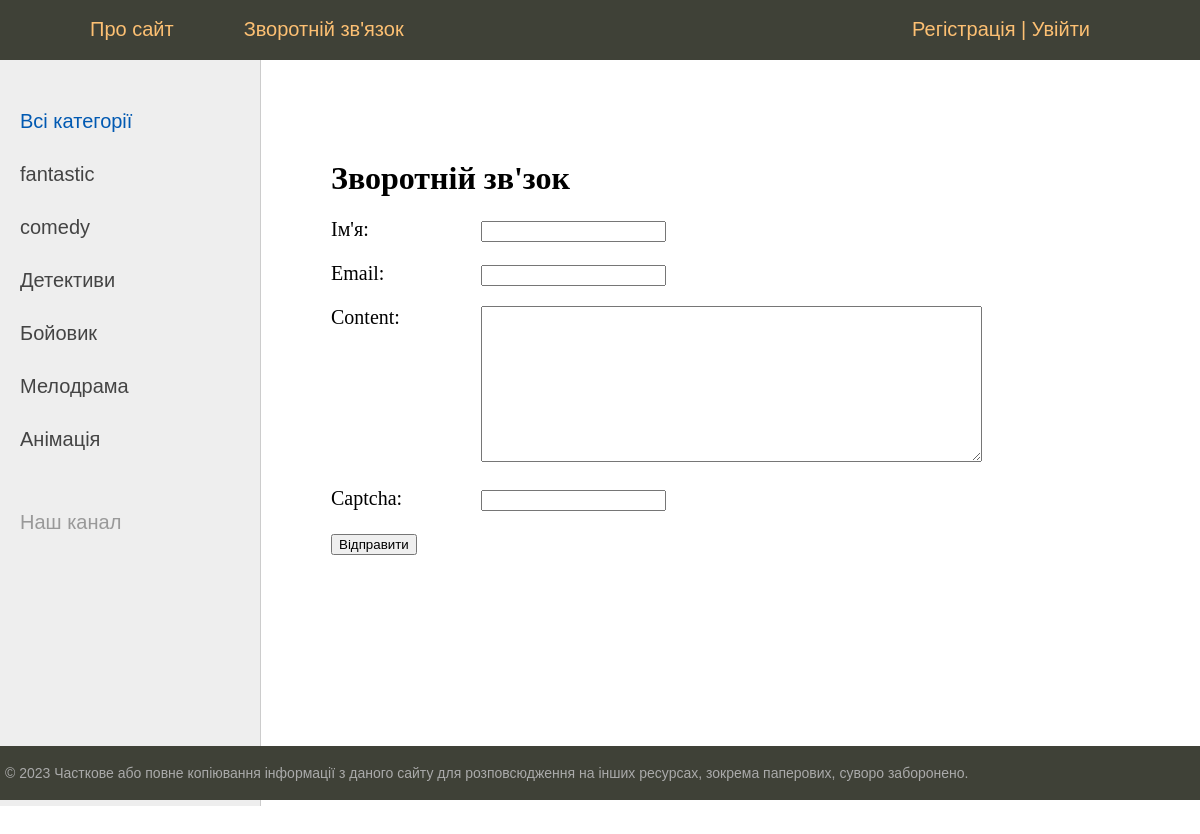
Page /contact/ on the committed database.
### movies/models.py (models this page shows, shortened)
class Category(models.Model):
    name = models.CharField(max_length=100, db_index=True)
    slug = models.SlugField(max_length=255, unique=True, null=True, db_index=True, verbose_name="URL")
    def get_absolute_url(self):
        return reverse('category', kwargs={'cat_slug': self.slug})
    class Meta:
        verbose_name = 'Категорія'
        verbose_name_plural = 'Категорії'
        ordering = ['id']

### movies/views.py (the view, shortened to what this page needs)
# urls.py: path('contact/', ContactFormView.as_view(), name='contact'),
class ContactFormView(DataMixin, FormView):
    form_class = ContactForm
    template_name = 'movies/contact.html'
    success_url = reverse_lazy('home')
    def get_context_data(self, *, object_list=None, **kwargs):
        context = super().get_context_data(**kwargs)
        c_def = self.get_user_context(title='Зворотній зв\'зок')
        context = dict(list(context.items()) + list(c_def.items()))
        return context

### movies/forms.py
class ContactForm(forms.Form):
    name = forms.CharField(label='Ім\'я', max_length=255)
    email = forms.EmailField(label='Email')
    content = forms.CharField(widget=forms.Textarea(attrs={'cols': 60, 'rows': 10}))
    captcha = CaptchaField()

### movies/utils.py (called while the page is built)
    def get_user_context(self, **kwargs):
        context = kwargs
        cats = cache.get('cats')
        if not cats:
            cats = Category.objects.all()
            cache.set('cats', cats, 60)
        user_menu = menu.copy()
        if not self.request.user.is_authenticated:
            user_menu.pop(1)
        context['menu'] = user_menu
        context['cats'] = cats
        if 'cat_selected' not in context:
            context['cat_selected'] = 0
        return context

### movies/Templates/movies/contact.html (shortened to what this page needs)
{% extends 'movies/base.html' %}
{% block content %}
<h1>{{title}}</h1>
<form method="post">
{% for f in form %}
<p><label class="form-label" for="{{ f.id_for_label }}">{{f.label}}: </label>{{ f }}</p>
{% endfor %}
    <button type="submit">Відправити</button>
</form>
{% endblock %}

### movies/Templates/movies/base.html (shortened to what this page needs)
<!DOCTYPE html>
{% load static %}
{% load cache %}
<html>
<head>
	<link type="text/css" href="{% static 'movies/css/styles.css' %}" rel="stylesheet" />
</head>
<body>
<table class="table-page" border=0 cellpadding="0" cellspacing="0">
<tr><td valign=top>
{% block mainmenu %}
		<div class="header">
			<ul id="mainmenu" class="mainmenu">
			<li class="logo"><a href="/"><div class="logo"></div></a></li>
{% for m in menu %}
				<li><a href="{% url m.url_name %}">{{m.title}}</a></li>
	{% endfor %}
				<li class="last">
				{% if request.user.is_authenticated %}
					<li class="last"> {{user.username}} | <a href="{% url 'logout' %}">Вийти</a></li>
					{% else %}
				<li class="last"><a href="{% url 'register' %}">Регістрація</a> | <a href="{% url 'login' %}">Увійти</a></li>
					{% endif %}
				</li>
			</ul>
		</div>
{% endblock mainmenu %}
<table class="table-content" border=0 cellpadding="0" cellspacing="0">
<tr>
	<td valign="top" class="left-chapters">
	<ul id="leftchapters">
		{% cache 60 sidebar %}
{% if cat_selected == 0 %}
		<li class="selected">Всі категорії</li>
{% else %}
		<li><a href="{% url 'home' %}">Всі категорії</a></li>
{% endif %}
		{% endcache %}
{% for c in cats %}
		{% if c.pk == cat_selected %}
			<li class="selected">{{c.name}}</li>
		{% else %}
			<li><a href="{{ c.get_absolute_url }}">{{c.name}}</a></li>
		{% endif %}
{% endfor %}
		<li class="share">
		<p>Наш канал</p>
		<a class="share-yt" href="https://www.youtube.com/watch?v=Gxkpidxz4-c" target="_blank" rel="nofollow"></a>
		</li>
	</ul>
</td>
<td valign="top" class="content">
	<div class="content-text">
{% block content %}
{% endblock %}
	</div>
</td></tr></table>
</td></tr>
<tr><td valign=top>
	<div id="footer">
		<p>&copy; 2023 Часткове або повне копіювання інформації з даного сайту для розповсюдження на інших ресурсах, зокрема паперових, суворо заборонено.</p>
	</div>
</td></tr></table>
</body>
</html>

### movies/static/movies/css/styles.css (style rules this page uses)
html, body { font-family: 'Arial'; margin: 0; padding: 0; height: 100%; width: 100%; color: #444; }
a { color: #0059b2; text-decoration: none; }
.table-page { width: 100%; height: 100%; vertical-align: top; }
.table-page tr { height: 100%; }
.header { background: #3F4137; height: 60px; }
.logo { background: url('../images/logo_step.png') no-repeat 10px 5px; width: 60px; height: 60px; }
ul.mainmenu { list-style: none; margin: 0; padding: 0; height: 60px; color: #fdc073; font-size: 20px; overflow: hidden; }
ul.mainmenu li { float: left; margin: 18px 40px 0 30px; }
ul.mainmenu li.logo { margin: 0; }
ul.mainmenu li.last { float: right; }
ul.mainmenu li a { color: #fdc073; text-decoration: none; }
.table-content { width: 100%; min-height: 100%; height: 100%; }
.left-chapters { margin: 0; background: #eee; border-right: 1px solid #ccc; min-height: 100%; }
.left-chapters ul { width: 230px; min-height: 100%; margin: 0; padding: 20px 10px 10px 20px; list-style: none; font-size: 20px; }
.left-chapters ul li { margin: 30px 0 0 0; color: #999; }
.left-chapters ul li.selected { color: #0059b2; }
.left-chapters ul li a { color: #444; text-decoration: none; }
.left-chapters ul li.share { margin: 60px 0 0 0; }
.left-chapters ul li.share p { margin: 30px 0 30px 0; }
.left-chapters ul li.share a { display: inline-block; width: 40px; height: 40px; margin: 0 20px 0 0; }
.left-chapters ul li.share a.share-yt { width: 100%; height: 30px; background: url('../images/share_yt.png') no-repeat 0 0 }
.content { padding: 40px 20px 20px 40px; width: 100%; box-sizing: border-box; }
.content-text { margin: 60px 0 0 30px; color: #000; font-size: 20px; font-family: Yandex Sans Display Light; }
.content-text h1 { font-size: 32px; }
#footer { box-sizing: border-box; background: #3F4137; padding: 5px; color: #aaa; font-size: 14px; font-family: Verdana, Geneva, Arial, Helvetica; text-align: left; overflow: hidden; }
.form-label { display: inline-block; min-width: 150px; vertical-align: top; }

### rows in the picture
Category: name "fantastic"
Category: name "comedy"
Category: name "Детективи"
Category: name "Бойовик"
Category: name "Мелодрама"
Category: name "Анімація"

### other values in the picture
{{ m.title }} "Про сайт" "Зворотній зв'язок"
{{ title }} "Зворотній зв'зок"
{{ f.label }} "Ім'я" "Email" "Content" "Captcha"
